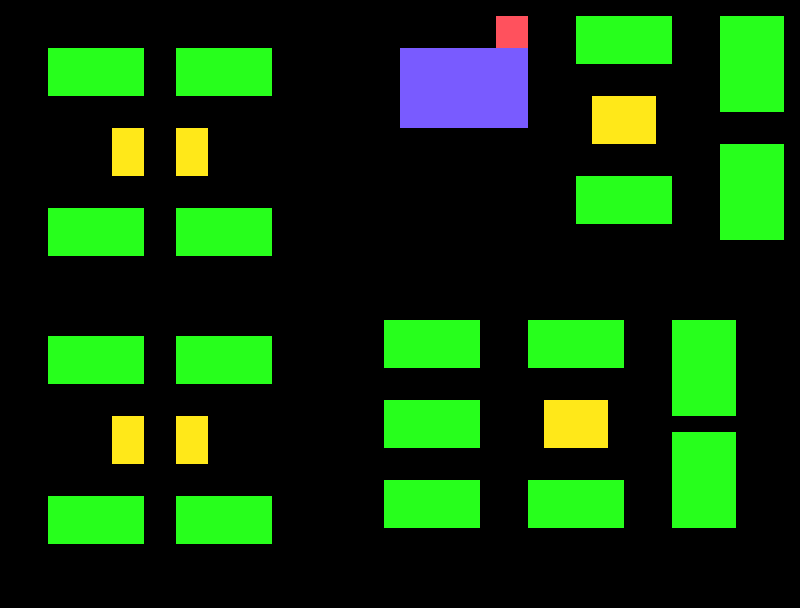

This game map was drawn from its Tiled (.tmx) file and the tilesets committed beside it. A one-line description and the trimmed map source follow:
An orthogonal 50x38 tile map with 16x16 px tiles, 1 tile layer (buildings).

<map version="1.0" orientation="orthogonal" width="50" height="38" tilewidth="16" tileheight="16">
 <tileset firstgid="1" name="map" tilewidth="16" tileheight="16">
  <image source="../gfx/map.png" width="256" height="256" />
  <terraintypes>
   <terrain name="Neues Terrain erzeugen" tile="-1" />
  </terraintypes>
  <tile id="0">
   <properties>
    <property name="wall" value="1" />
   </properties>
  </tile>
 </tileset>
 <layer name="buildings" width="50" height="38">
  <data>[1900 cells, 761 non-empty, 5 distinct tile ids]</data>
 </layer>
</map>
